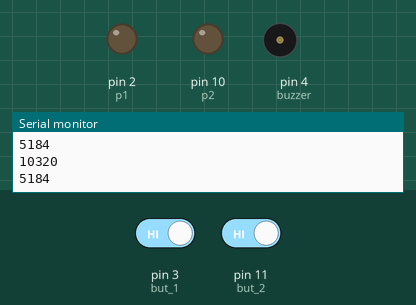
Recording of a sketch running on a simulated Arduino Uno, built with avr-gcc and run on an emulated ATmega328P. Parts: output pins drawn as LEDs (lit = HIGH), buzzer (waves = sounding, pin HIGH), the last lines printed to the serial monitor. Inputs (shaded band) come from the test bench; at power-on: pin 3 (but_1) HIGH, pin 11 (but_2) HIGH. Random numbers use the default seed unless the sketch sets one.

Above: at 10.4 s.
10.5 s: pin 3 (but_1) driven HIGH and pin 11 (but_2) driven HIGH
At 11.9 s:
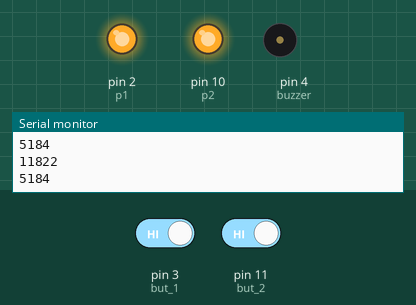
12.6 s: pin 3 (but_1) driven LOW
At 13.19 s:
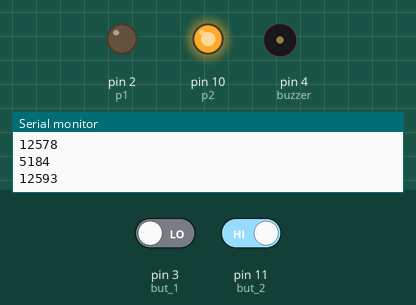
At 22.6 s:
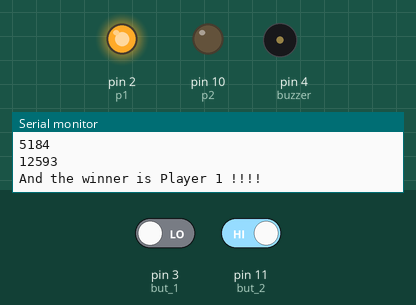
Timing chart, 0 to 23.3 s (numbered marks = the images above; inputs shaded):
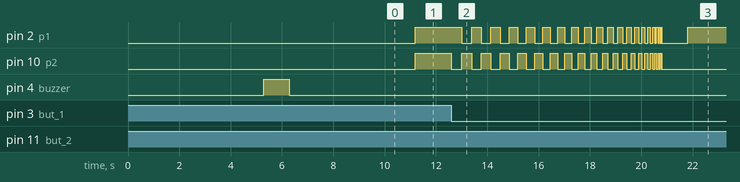

The sketch:

2_player_game.ino
```cpp
int p1 = 2, p2 = 10, buzzer = 4, but_1 = 3, but_2 = 11;
int time, t1 = 0, t2 = 0, lag = 400;
void setup() {
  randomSeed(analogRead(0));
  time = random(10000);
  Serial.begin(9600);
  pinMode(p1, OUTPUT);
  pinMode(p2, OUTPUT);
  pinMode(buzzer, OUTPUT);
  pinMode(but_1, INPUT_PULLUP);
  pinMode(but_2, INPUT_PULLUP);
  Serial.println("Hello, welcome to the world of this game:\nThe LEDs are turned off now, but at some random point of time before 10 seconds they will turn on. The person to press the button first after the LEDs are lit will win the game. \nThis game checks your response time and announces the winner. Game starts and the sound of the buzzer. Hope you enjoy !!!");
  delay(5000);
  digitalWrite(buzzer, HIGH);
  delay(1000);
  digitalWrite(buzzer, LOW);
}

void loop() {
  Serial.println(time);
  Serial.println(millis());
  if (millis() - time >= 6000) {
    digitalWrite(p1, HIGH);
    digitalWrite(p2, HIGH);
    if (digitalRead(but_1) == 0) {
      digitalWrite(p1, LOW);
      t1 = millis();
    }
    if (digitalRead(but_2) == 0) {
      digitalWrite(p2, LOW);
      t2 = millis();
    }
    if (t1 > 0 || t2 > 0) {
      int state = 1;
      for (int i = 0; i < 40; i++) {
        digitalWrite(p1, state);
        digitalWrite(p2, 1 - state);
        delay(lag);
        state = 1 - state;
        lag -= 10;
      }
      digitalWrite(p1, LOW);
      digitalWrite(p2, LOW);
      delay(1000);
      if (t2 == 0) {
        digitalWrite(p1, HIGH);
        Serial.println("And the winner is Player 1 !!!!");
        delay(5000);
        digitalWrite(p1, LOW);
        while (true) {}
      }
      if (t1 == 0) {
        digitalWrite(p2, HIGH);
        Serial.println("And the winner is Player 2 !!!!");
        delay(5000);
        digitalWrite(p2, LOW);
        while (true) {}
      }
    }
  }
}
```

Measured:
- after the input at 12.6 s, pin 2 (p1): HIGH → LOW after 0.40 s, → HIGH 0.39 s later, → LOW 0.38 s later, → HIGH 0.37 s later, … (40 changes in this stretch); pin 10 (p2): HIGH → LOW at once, then repeats every 0.77 s: HIGH 0.39 s, LOW 0.38 s, until it stays LOW from 20.8 s
